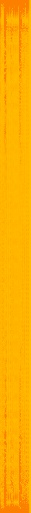
#> input picture Porthole_Detection/all(spectrum).jpg, 31 x 513 px, found by its file name
$ python testtest.py   (older library calls are emulated)
#> lines starting #> are read from the running program, lines starting #| are printed output that depends on the picture
# [20 lines of commented-out code are left out]


import numpy as np
import cv2

hscale = 10

def onChange(x):
    global hscale

    hscale = x

def HSVmap():
    hsvmap = np.zeros((180, 256, 3), np.uint8)
    h, s = np.indices(hsvmap.shape[:2])

    hsvmap[:,:,0] = h
    hsvmap[:,:,1] = s
    hsvmap[:,:,2] = 255

    hsvmap = cv2.cvtColor(hsvmap, cv2.COLOR_HSV2BGR)

    return hsvmap

def hist2D():
    img = cv2.imread('/Users/User/PycharmProjects/network/ML_Camp/Porthole_Detection/all(spectrum).jpg')
#> img is the input picture: shape (513, 31, 3); mean B, G, R 1.5, 174.7, 253.3

    hsvmap = HSVmap()
#> in HSVmap, `hsvmap = cv2.cvtColor(hsvmap, cv2.COLOR_HSV2BGR)`:
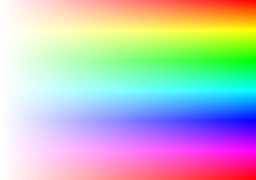
#> hsvmap: shape (180, 256, 3); mean B, G, R 190.8, 190.8, 190.9

    cv2.namedWindow('hist2D', 0)
    cv2.createTrackbar('scale', 'hist2D', hscale, 32, onChange)

    while True:
        hsv = cv2.cvtColor(img, cv2.COLOR_BGR2HSV)
#> hsv: shape (513, 31, 3); mean H, S, V 20.6, 253.5, 253.3
        hist = cv2.calcHist([hsv], [0,1], None, [180, 256], [0, 180, 0, 256])
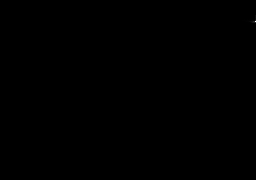
#> hist: shape (180, 256) float32; min 0, max 5679, mean 0.3; drawn with min black and max white

        hist = np.clip(hist*0.005*hscale, 0, 1)
        hist = hsvmap*hist[:,:,np.newaxis] / 255.0
#> hist: shape (180, 256, 3) float32

        cv2.imshow('hist2D', hist)

        k = cv2.waitKey(1) & 0xFF
#> (key Esc is pressed here)
        if k == 27:
            break


    cv2.destroyAllWindows()

hist2D()
